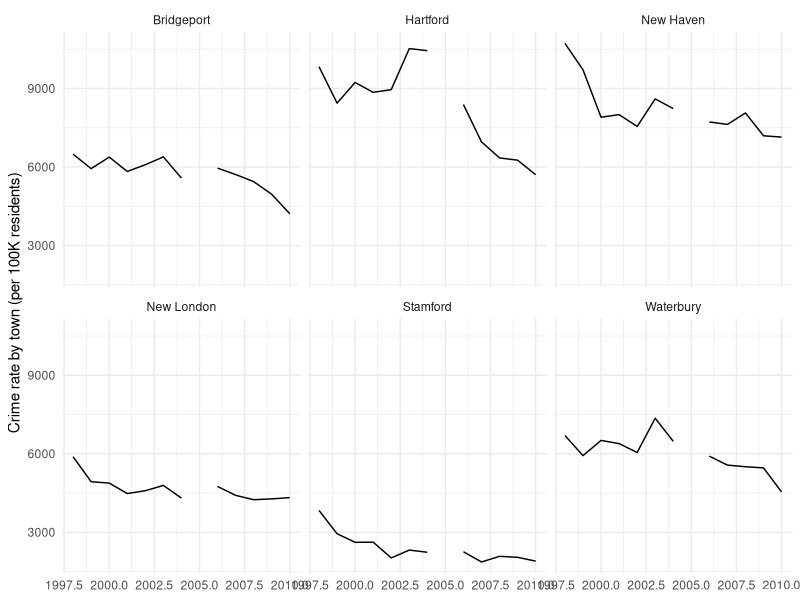

The R source for this figure: (Note: this script raises an error after producing the figure.)
## ---- chunk 1
totalcrime <- read.csv("totalcrime.csv")
library(ggplot2)
ggplot(data = subset(totalcrime, Town %in% c("Bridgeport","Hartford","New Haven","New London","Stamford","Waterbury")), 
       aes(x = Year, y = Total.crime.Rate)) + 
  geom_line(aes(group = Town)) +
  labs(x = NULL, y = "Crime rate by town (per 100K residents)") +
  theme_minimal() + 
  facet_wrap(~ Town)
## ---- chunk 2
totalcrime <- subset(totalcrime, totalcrime$Town %in% levels(towns$Town))
totalcrime$Town <- factor(totalcrime$Town)
ggplot(data = totalcrime, aes(x = Year, y = Total.crime.Rate)) + 
  geom_line(aes(group = Town)) +
  labs(x = NULL, y = "Crime rate by town (per 100K residents)") +
  theme_minimal() + 
  facet_wrap(~ Town)
## ---- chunk 3
totalcrime_avg <- ddply(subset(totalcrime, Year > 2005), .(Town), summarise, 
                    Total.crime.Rate = weighted.mean(Total.crime.Rate, Total.estimated.population..Number, na.rm = TRUE))
totalcrime_avg$Town <- reorder(totalcrime_avg$Town, totalcrime_avg$Total.crime.Rate)
ggplot(data = totalcrime_avg, aes(x = Total.crime.Rate, y = Town)) + 
  geom_point() +
  labs(y = NULL, x = "Crime rate by town (per 100K residents)") +
  theme_minimal()
## ---- chunk 4
totalcrime_avg <- ddply(totalcrime, .(Year), summarise, 
                    Total.crime.Rate = weighted.mean(Total.crime.Rate, Total.estimated.population..Number))
ggplot(data = totalcrime_avg, aes(x = Year, y = Total.crime.Rate)) + 
  geom_line(aes(group = "")) +
  ylim(0,6000) + 
  labs(x = NULL, y = "Crime rate by town (per 100K residents)") +
  theme_minimal()
## ---- chunk 5
violentcrime_avg <- read.csv("violentcrime.csv")
violentcrime_avg <- ddply(subset(violentcrime_avg, Year > 2005), .(Town), summarise, 
                    Total.violent.crime.Rate = 
                            weighted.mean(Total.violent.crime.Rate, 
                                          Total.estimated.population..Number, 
                                          na.rm = TRUE))
violentcrime_avg$Town <- reorder(violentcrime_avg$Town, 
                                 violentcrime_avg$Total.violent.crime.Rate)
ggplot(data = subset(violentcrime_avg, Town %in% c("Bridgeport","Hartford","New Haven","New London","Stamford","Waterbury")), 
       aes(x = Total.violent.crime.Rate, y = Town)) + 
  geom_point() +
  labs(y = NULL, x = "5-year average violent crime rate by town (per 100K residents)") +
  theme_minimal()
## ---- chunk 6
ggplot(data = subset(violentcrime_avg, Town %in% levels(towns$Town)), 
       aes(x = Total.violent.crime.Rate, y = Town)) + 
  geom_point() +
  labs(y = NULL, x = "5-year average violent crime rate by town (per 100K residents)") +
  theme_minimal()
## ---- chunk 7
propertycrime_avg <- read.csv("propertycrime.csv")
propertycrime_avg <- ddply(subset(propertycrime_avg, Year > 2005), .(Town), summarise, 
                    Total.property.crime.Rate = 
                            weighted.mean(Total.property.crime.Rate, 
                                          Total.estimated.population..Number, 
                                          na.rm = TRUE))
propertycrime_avg$Town <- reorder(propertycrime_avg$Town, 
                                 propertycrime_avg$Total.property.crime.Rate)
ggplot(data = subset(propertycrime_avg, Town %in% c("Bridgeport","Hartford","New Haven","New London","Stamford","Waterbury")), 
       aes(x = Total.property.crime.Rate, y = Town)) + 
  geom_point() +
  labs(y = NULL, x = "5-year average property crime rate by town (per 100K residents)") +
  theme_minimal()
## ---- chunk 8
ggplot(data = subset(propertycrime_avg, Town %in% levels(towns$Town)), 
       aes(x = Total.property.crime.Rate, y = Town)) + 
  geom_point() +
  labs(y = NULL, x = "5-year average property crime rate by town (per 100K residents)") +
  theme_minimal()
## ---- chunk 9
juvenilecrime_avg <- read.csv("juvenilecrime.csv")
juvenilecrime_avg <- ddply(subset(juvenilecrime_avg, Year > 2005), .(Town),summarise, Juvenile.arrests.Rate = 
                            weighted.mean(Juvenile.arrests.Rate, 
                                          Total.population..10.to.17.years..Number, 
                                          na.rm = TRUE))
juvenilecrime_avg$Town <- reorder(juvenilecrime_avg$Town, 
                                 juvenilecrime_avg$Juvenile.arrests.Rate)
ggplot(data = subset(juvenilecrime_avg, Town %in% c("Bridgeport","Hartford","New Haven","New London","Stamford","Waterbury")), 
       aes(x = Juvenile.arrests.Rate  , y = Town)) + 
  geom_point() +
  labs(y = NULL, x = "5-year average juvenile arrest rate by town (per 100K residents)") +
  theme_minimal()
## ---- chunk 10
ggplot(data = subset(juvenilecrime_avg, Town %in% levels(towns$Town)), 
       aes(x = Juvenile.arrests.Rate, y = Town)) + 
  geom_point() +
  labs(y = NULL, x = "5-year average juvenile crime rate by town (per 100K residents)") +
  theme_minimal()
## ---- chunk 11
juvenilecrime_avg <- read.csv("juvenilecrime.csv")
ggplot(data = subset(juvenilecrime_avg, Town == "Manchester"), 
       aes(y = Juvenile.arrests.Rate, x = Year)) + 
  geom_line() +
  ylim(0,25000) + 
  labs(y = NULL, x = "Juvenile crime rate for Manchester (per 100K residents)") +
  theme_minimal()
